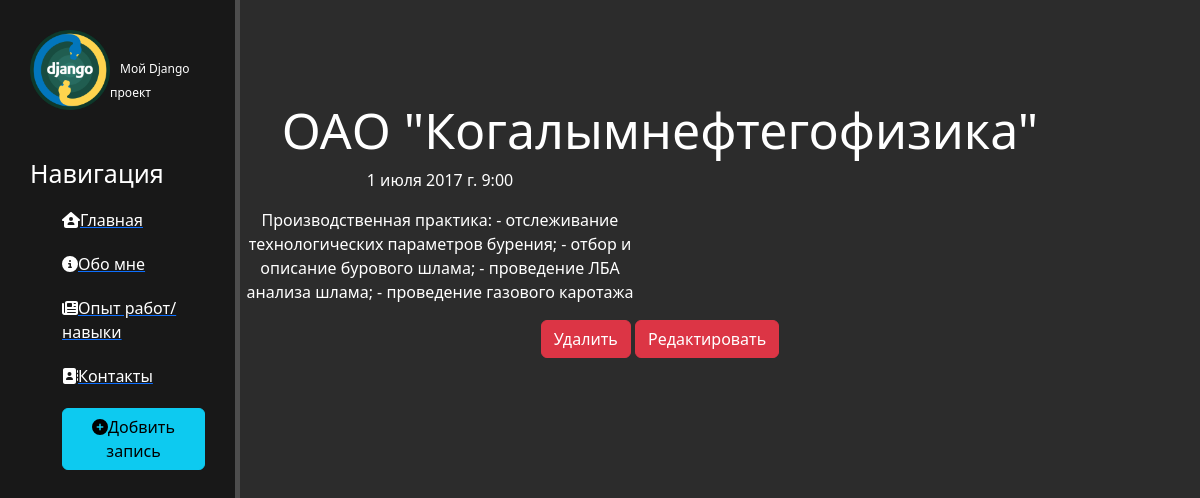
/news/5, run on the app's committed database.
### news/models.py (models this page shows, shortened)
class Articles(models.Model):
    title = models.CharField('Название', max_length=50)
    anons = models.CharField('Анонс', max_length=50)
    full_text = models.TextField('Статья')
    date = models.DateTimeField('Дата публикаци')
    class Meta:
        verbose_name = 'Новость'
        verbose_name_plural = 'Новости'

### news/views.py (the view)
# urls.py: path('<int:pk>',views.NewsDetailView.as_view(), name='news-detail'),
class NewsDetailView(DetailView):
    model = Articles
    template_name = 'news/details_view.html'
    context_object_name = 'article'

### news/templates/news/details_view.html (shortened to what this page needs)
{% extends 'main/layout.html' %}
{% block content %}
    <div class="features">
        <h1>{{ article.title }}</h1>
        <p>{{ article.date }}</p>
        <p>{{ article.full_text }}</p>
        <a href="{% url 'news-delete' article.id %}" class="btn btn-danger">Удалить</a>
        <a href="{% url 'news-update' article.id %}" class="btn btn-danger">Редактировать</a>
    </div>
{% endblock %}

### main/static/main/css/main.css (style rules this page uses)
body { background: #2c2c2c; }
main .features { float: left; color: #fff; margin-top: 100px; text-align: center; width: 70%; }
main .features h1 { font-size: 50px; }
main .features p { max-width: 400px; text-align: center; }

### data on the page
Articles: title "ОАО \"Когалымнефтегофизика\"", date "1 июля 2017 г. 9:00", full_text "Производственная практика: - отслеживание технологических параметров бурения; - отбор и описание бурового шлама; - проведение ЛБА анализа шлама; - проведение газового каротажа"
